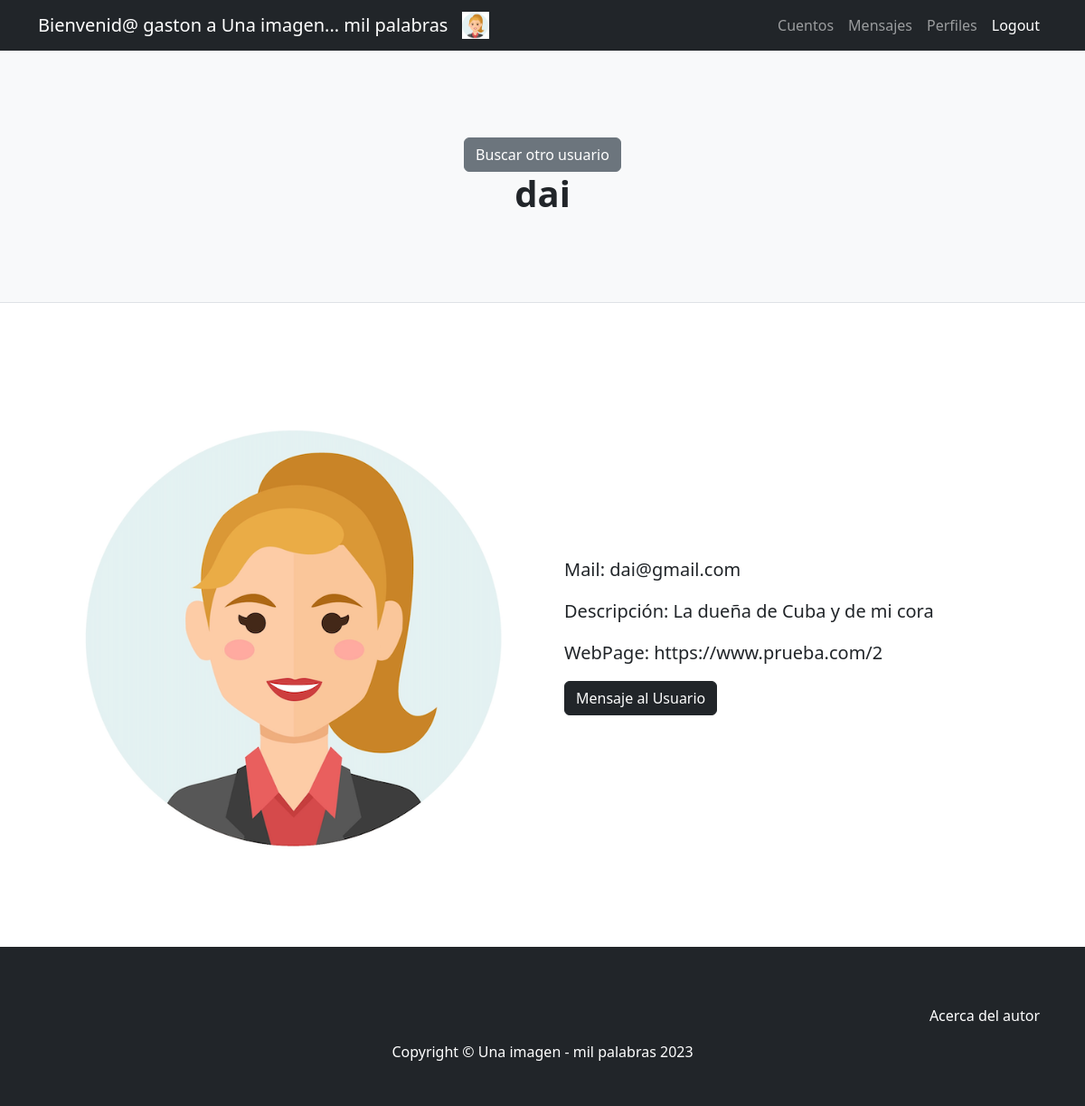
Page /AppUsuarios/verPerfil/13 (signed in) on the committed database.
### AppUsuarios/models.py (models this page shows, shortened)
class Perfil(models.Model):
    user=models.ForeignKey(User, related_name='user', on_delete=models.CASCADE)
    descripcion=models.CharField(max_length=20000,blank=True,null=True)
    pagina=models.URLField(max_length=200,blank=True,null=True)

### AppUsuarios/views.py (the view)
# urls.py: path('verPerfil/', verPerfil, name='verPerfil'),
def verPerfil(request, id):
    user=User.objects.get(id=id)
    username=user.username
    email=user.email
    perfil=Perfil.objects.filter(user=user.id)
    if len(perfil)!=0:
        descripcion=perfil[0].descripcion
        pagina=perfil[0].pagina
    else:
        descripcion=''
        pagina=''
    avatares=Avatar.objects.filter(user=user.id)
    if len(avatares)!=0:
        avatar=avatares[0].imagen.url
    else:
        avatar="/media/avatars/default.png"
    return render(request, 'AppUsuarios/verPerfil.html', {'id':id, 'username':username,'email':email,'avatar':avatar,'descripcion':descripcion,'pagina':pagina})

### AppUsuarios/templates/AppUsuarios/verPerfil.html
{% extends "AppUsuarios/padre.html" %}
{% load static %}
{% block titulo %}
<a class="btn btn-secondary" href="{% url 'buscarUsuario' %}">Buscar otro usuario</a>
<h1 class="fw-bolder">{{ username }}</h1>
{% endblock %}
{% block cuerpo %}
<section class="py-5">
    <div class="container px-4 px-lg-5 my-5">
        <div class="row gx-4 gx-lg-5 align-items-center">
            <div class="col-md-6"><img class="card-img-top mb-5 mb-md-0" src="{{ avatar }}" alt="avatar" /></div>
            <div class="col-md-6">
                <div class="card-body">
                    {% if user.is_authenticated %}
                    <p class="lead">Mail: {{ email }}</p>
                    {% endif %}
                    <p class="lead">Descripción: {{ descripcion }}</p>
                    <p class="lead">WebPage: {{ pagina }}</p>
                    <a class="btn btn-dark" href="{% url 'mensajeAlUsuario' id  %}">Mensaje al Usuario </a>
                </div>
            </div>
        </div>
    </div>
</section>
{% endblock %}

### AppUsuarios/templates/AppUsuarios/padre.html (shortened to what this page needs)
<!DOCTYPE html>
<html lang="en">
    <head>
        {% load static %}
        <link href="{% static 'AppUsuarios/css/styles.css' %}" rel="stylesheet" />
    </head>
    <body>
        <nav class="navbar navbar-expand-lg navbar-dark bg-dark">
            <div class="container">
                {% if user.is_authenticated %}
                <a class="navbar-brand" href="{% url 'inicioUsuarios' %}">Bienvenid@ {{ user.username }} a Una imagen... mil palabras</a>
                <img src="{{ avatar }}" alt="" width="30" height="30">
                <div class="collapse navbar-collapse" id="navbarSupportedContent">
                    <ul class="navbar-nav ms-auto mb-2 mb-lg-0">
                        <li class="nav-item"><a class="nav-link" href="{% url 'inicioCuentos' %}">Cuentos</a></li>
                        <li class="nav-item"><a class="nav-link" href="{% url 'mensajes' %}">Mensajes</a></li>
                        <li class="nav-item"><a class="nav-link" href="{% url 'verMiPerfil' %}">Perfiles</a></li>
                        <li class="nav-item"><a class="nav-link active" aria-current="page" href="{% url 'logout' %}">Logout</a></li>
                    </ul>
                {% endif %}
                </div>
            </div>
        </nav>
        <header class="py-5 bg-light border-bottom mb-4">
            <div class="container">
                <div class="text-center my-5">
                    {% block titulo %}
                    {% endblock %}
                </div>
            </div>
        </header>
        <div class="container">
            <div class="row">
                {% block cuerpo %}
                {% endblock %}
            </div>
        </div>
        <footer class="py-5 bg-dark">
            <nav class="navbar navbar-expand-lg navbar-dark bg-dark">
                <div class="container">
                    <div class="collapse navbar-collapse" id="navbarSupportedContent">
                        <ul class="navbar-nav ms-auto mb-2 mb-lg-0">
                            <li class="nav-item"><a class="nav-link active" aria-current="page" href="{% url 'about' %}">Acerca del autor</a></li>
                        </ul>
                    </div>
                </div>
            </nav>
            <div class="container">
                <p class="m-0 text-center text-white">Copyright &copy; Una imagen - mil palabras 2023</p>
            </div>
        </footer>
    </body>
</html>

### rows in the picture
Perfil: descripcion "La dueña de Cuba y de mi cora", pagina "https://www.prueba.com/2"

### other values in the picture
{{ user.username }} "gaston"
{{ username }} "dai"
{{ email }} "dai@gmail.com"
